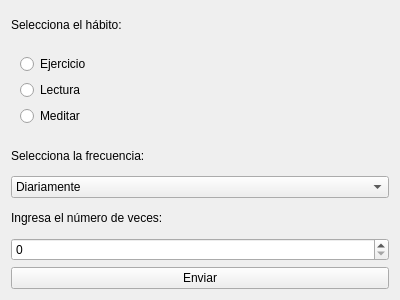
<?xml version="1.0" encoding="UTF-8"?>
<ui version="4.0">
 <class>HabitTracker</class>
 <widget class="QWidget" name="HabitTracker">
  <property name="geometry">
   <rect>
    <x>0</x>
    <y>0</y>
    <width>400</width>
    <height>300</height>
   </rect>
  </property>
  <property name="windowTitle">
   <string>Control de Hábitos</string>
  </property>
  <layout class="QVBoxLayout" name="verticalLayout">
   <item>
    <widget class="QLabel" name="label_habit">
     <property name="text">
      <string>Selecciona el hábito:</string>
     </property>
    </widget>
   </item>
   <item>
    <widget class="QWidget" name="widget_habit">
     <layout class="QVBoxLayout" name="verticalLayout_2">
      <item>
       <widget class="QRadioButton" name="radio_exercise">
        <property name="text">
         <string>Ejercicio</string>
        </property>
       </widget>
      </item>
      <item>
       <widget class="QRadioButton" name="radio_reading">
        <property name="text">
         <string>Lectura</string>
        </property>
       </widget>
      </item>
      <item>
       <widget class="QRadioButton" name="radio_meditation">
        <property name="text">
         <string>Meditar</string>
        </property>
       </widget>
      </item>
     </layout>
    </widget>
   </item>
   <item>
    <widget class="QLabel" name="label_frequency">
     <property name="text">
      <string>Selecciona la frecuencia:</string>
     </property>
    </widget>
   </item>
   <item>
    <widget class="QComboBox" name="combo_frequency">
     <item>
      <property name="text">
       <string>Diariamente</string>
      </property>
     </item>
     <item>
      <property name="text">
       <string>Semanalmente</string>
      </property>
     </item>
     <item>
      <property name="text">
       <string>Mensualmente</string>
      </property>
     </item>
    </widget>
   </item>
   <item>
    <widget class="QLabel" name="label_count">
     <property name="text">
      <string>Ingresa el número de veces:</string>
     </property>
    </widget>
   </item>
   <item>
    <widget class="QSpinBox" name="spin_count">
     <property name="minimum">
      <number>0</number>
     </property>
     <property name="maximum">
      <number>100</number>
     </property>
    </widget>
   </item>
   <item>
    <widget class="QPushButton" name="button_submit">
     <property name="text">
      <string>Enviar</string>
     </property>
    </widget>
   </item>
  </layout>
 </widget>
 <resources/>
 <connections/>
</ui>
